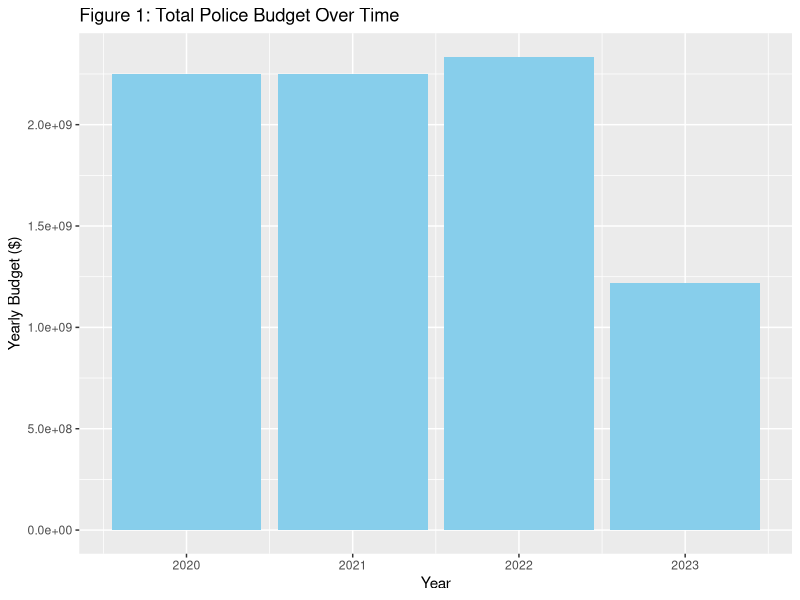
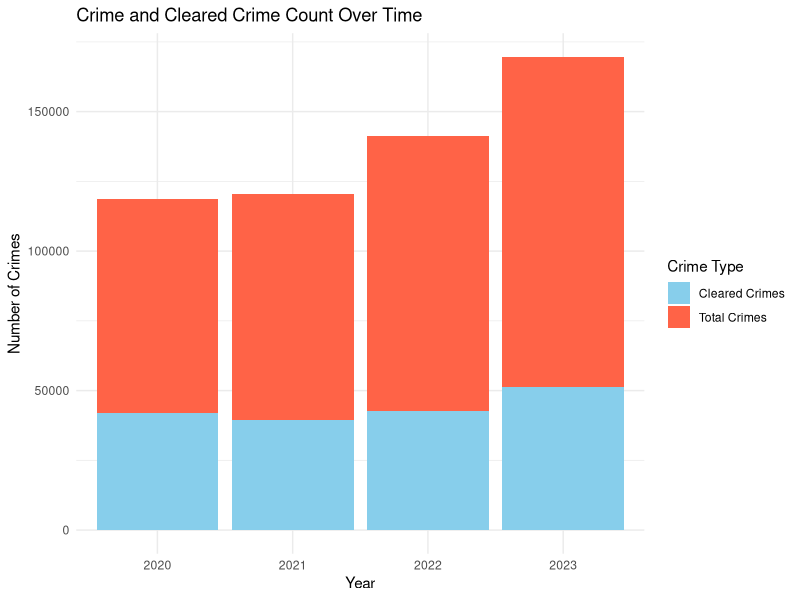

Write the R code that produced these figures, in order.
#### Preamble ####
# Purpose: Analyze Toronto Police Budget and Crime Rates Over Time
# Author: Yisu Hou
# Date: 21 September 2024
# Contact: yisu.hou@mail.utoronto.ca
# License: None
# Pre-requisites: None


#### Workspace setup ####
library(tidyverse)
library(knitr)
library(kableExtra)

#### Read data ####
data_bud <- read_csv("data/analysis_data/analysis_budget_data.csv")
data_cri <- read_csv("data/analysis_data/analysis_crime_data.csv")

### Analyze data ####
# table of yearly police budget over time
summary_table_bud <- data.frame(
  Year = c(2020, 2021, 2022, 2023),
  
  Yearly_Budget = c(sum(data_bud %>% filter(Fiscal_Year == 2020) %>%
                          select(Amount)),
                    sum(data_bud %>% filter(Fiscal_Year == 2021) %>%
                          select(Amount)),
                    sum(data_bud %>% filter(Fiscal_Year == 2022) %>%
                          select(Amount)),
                    sum(data_bud %>% filter(Fiscal_Year == 2023) %>%
                          select(Amount)))
)

summary_table_bud = summary_table_bud %>% mutate(
  Change_From_Last = case_when(
    Year == 2020 ~ NA,
    TRUE ~ Yearly_Budget - lag(Yearly_Budget)
  ),
  
  Percent_Change = case_when(
    Year == 2020 ~ NA,
    TRUE ~ round(100* ((Yearly_Budget - lag(Yearly_Budget))/
                                 lag(Yearly_Budget)), 2)
  )
)

# present the table using knitr
summary_table_bud %>%
  kable("html", col.names = c("Year", "Yearly Budget", 
                              "Change From Last", "Percent Change")) %>%
  kable_styling(bootstrap_options = c("striped",
                                      "hover", "condensed", "responsive"))

# table of number of crimes over time
summary_table_cri <- data.frame(
  Year = c(2020, 2021, 2022, 2023),
  
  Yearly_Crimes = c(sum(data_cri %>% filter(REPORT_YEAR == 2020) %>%
                          select(COUNT_)),
                    sum(data_cri %>% filter(REPORT_YEAR == 2021) %>%
                          select(COUNT_)),
                    sum(data_cri %>% filter(REPORT_YEAR == 2022) %>%
                          select(COUNT_)),
                    sum(data_cri %>% filter(REPORT_YEAR == 2023) %>%
                          select(COUNT_))),
  
  Cleared_Crimes = c(sum(data_cri %>% filter(REPORT_YEAR == 2020) %>%
                           select(COUNT_CLEARED)),
                     sum(data_cri %>% filter(REPORT_YEAR == 2021) %>%
                           select(COUNT_CLEARED)),
                     sum(data_cri %>% filter(REPORT_YEAR == 2022) %>%
                           select(COUNT_CLEARED)),
                     sum(data_cri %>% filter(REPORT_YEAR == 2023) %>%
                           select(COUNT_CLEARED)))
)

summary_table_cri <- summary_table_cri %>% mutate(
  Percentage_Cleared =  round(100*(Cleared_Crimes/Yearly_Crimes), 2)
)

# present the table using knitr
summary_table_cri %>%
  kable("html", col.names = c("Year", "Yearly Crimes", 
                              "Cleared Crimes", "Percent Cleared")) %>%
  kable_styling(bootstrap_options = c("striped",
                                      "hover", "condensed", "responsive"))


# graphs to show change in police budget and crime rates over time
ggplot(data = summary_table_bud, aes(x = Year, y = Yearly_Budget)) + 
  geom_bar(stat = "identity", fill = "skyblue") + 
  labs(
    title = "Figure 1: Total Police Budget Over Time",
    x = "Year",
    y = "Yearly Budget ($)"
  )


# plot for crime and cleared crime count over time
ggplot(summary_table_cri, aes(x = factor(Year))) + 
  # Plot total crime count as a full bar
  geom_bar(aes(y = Yearly_Crimes, fill = "Total Crimes"), stat = "identity",
           position = "stack") +
  
  # Overlay cleared crimes as a portion of the total crimes
  geom_bar(aes(y = Cleared_Crimes, fill = "Cleared Crimes"), 
           stat = "identity", position = "stack") +
  
  # Custom colors
  scale_fill_manual(values = c("Total Crimes" = "tomato", 
                               "Cleared Crimes" = "skyblue")) +
  
  # Labels and theme
  labs(
    title = "Crime and Cleared Crime Count Over Time",
    x = "Year",
    y = "Number of Crimes",
    fill = "Crime Type"
  ) +
  theme_minimal()

# save the summary tables as csv files to use them directly in the document
write_csv(summary_table_bud, "data/analysis_data/total_budget_data.csv")
write_csv(summary_table_cri, "data/analysis_data/total_crime_data.csv")
